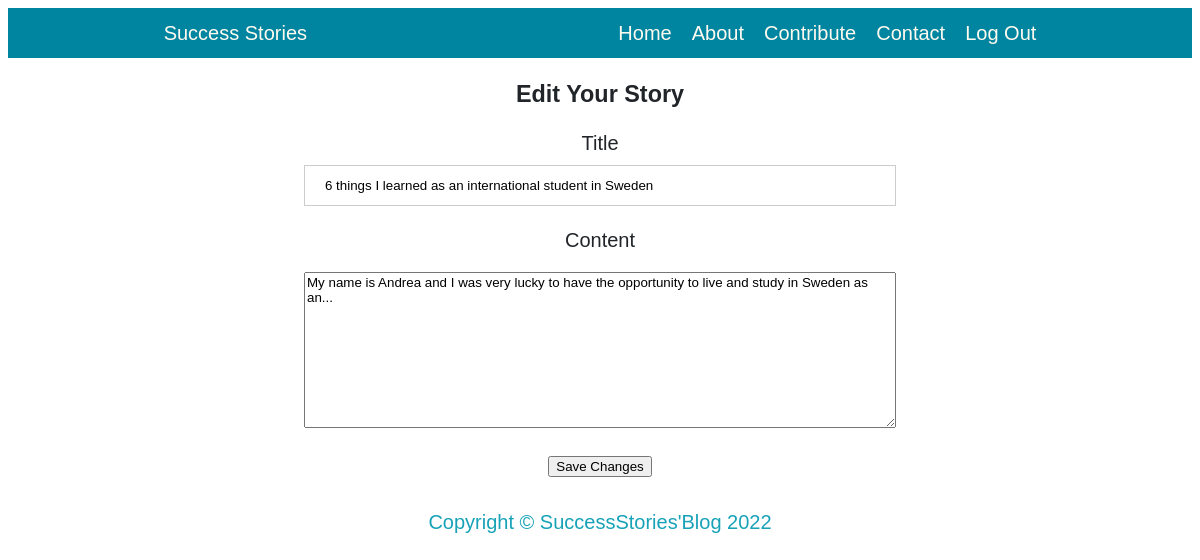
/edit/6/ (signed in), run on the app's committed database.
### app.py (models this page shows, shortened)
class Post(db.Model):
    __tablename__ = "posts"
    id = db.Column(db.Integer, primary_key=True)
    title = db.Column(db.String(80), nullable=False)
    content = db.Column(db.String, nullable=False)
    created_on = db.Column(db.DateTime, default=datetime.now())
    user_id = db.Column(db.Integer, db.ForeignKey("users.id"), unique=False, nullable=False)
    author = db.Column(db.String, nullable=False)
    created_by = db.relationship("User", back_populates="post_by")

### app.py (the view)
@app.route('/edit/<int:id>/', methods=['GET', 'POST'])
@login_required
def edit(id):
    post_to_edit = Post.query.get_or_404(id)
    if current_user.username == post_to_edit.author:
        if request.method == 'POST':
            post_to_edit.title = request.form.get('title')
            post_to_edit.content = request.form.get('content')
            db.session.commit()
            flash("Your changes have been saved.")
            return redirect(url_for('index'))
        context = {
            'post': post_to_edit
        }
        return render_template('edit.html', **context)
    context = {
        'post': post_to_edit
    }
    return render_template('post.html', **context)

### app.py (called while the page is built)
@login_manager.user_loader
def user_loader(id):
    return User.query.get(int(id))

### templates/edit.html
{% extends 'layout.html' %} {% block content %}
<form action="/edit/{{post.id}}/" method="POST">
  <div class="form-group">
    <h3>Edit Your Story</h3>
  </div>
  <div class="form-group">
    <label for="title">Title</label>
    <input
      type="text"
      name="title"
      class="form-control"
      value="{{post.title}}"
    />
  </div>
  <div class="form-group">
    <label for="content">Content</label>
    <pre><textarea name="content" cols="50" rows="10" class="form-control">{{post.content}}</textarea></pre>
  </div>
  <div class="form-group">
    <input type="submit" value="Save Changes" class="button" />
  </div>
</form>
{% endblock content %}

### static/css/clean-blog.css (style rules this page uses)
* { font-family: Arial, Helvetica, sans-serif; box-sizing: border-box; }
body { font-size:20px; color:#212529; text-align: center; font-family:Lora,'Times New Roman',serif, }
.form-control, .article-control { width: 100%; }
label { display: block; margin: 2px; }
.form-group { margin-bottom: 15px; }
input[type=text], input[type=password] { width: 100%; padding: 12px 20px; margin: 8px 0; display: inline-block; border: 1px solid #ccc; box-sizing: border-box; }

### data on the page
Post: title "6 things I learned as an international student in Sweden", content "My name is Andrea and I was very lucky to have the opportunity to live and study in Sweden as an..."
